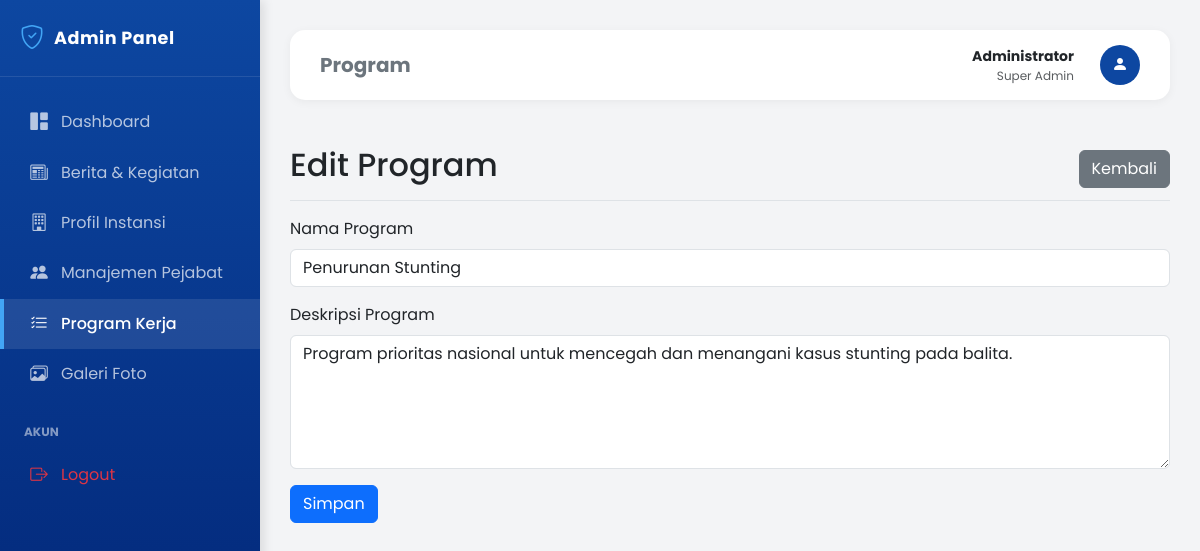
The page /admin/program.php?act=edit&id=2 (signed in) on the database its author committed.
### tables this page shows
CREATE TABLE IF NOT EXISTS program (
    id INT AUTO_INCREMENT PRIMARY KEY,
    judul VARCHAR(100) NOT NULL,
    deskripsi TEXT,
    created_at TIMESTAMP DEFAULT CURRENT_TIMESTAMP
);

### admin/program.php (the view, shortened to what this page needs)
<?php include 'header.php'; ?>
<?php
$act = isset($_GET['act']) ? $_GET['act'] : '';
?>
<?php if ($act == 'tambah' || $act == 'edit'): ?>
    <?php
    $judul = ''; $deskripsi = ''; $id = '';
    if ($act == 'edit' && isset($_GET['id'])) {
        $id = intval($_GET['id']);
        $q = mysqli_query($conn, "SELECT * FROM program WHERE id='$id'");
        $d = mysqli_fetch_assoc($q);
        $judul = $d['judul'];
        $deskripsi = $d['deskripsi'];
    }
    ?>
    <div class="d-flex justify-content-between flex-wrap flex-md-nowrap align-items-center pt-3 pb-2 mb-3 border-bottom">
        <h1 class="h2"><?php echo ($act == 'tambah') ? 'Tambah Program' : 'Edit Program'; ?></h1>
        <a href="program.php" class="btn btn-secondary">Kembali</a>
    </div>
    <form method="POST">
        <div class="mb-3">
            <label class="form-label">Nama Program</label>
            <input type="text" name="judul" class="form-control" value="<?php echo $judul; ?>" required>
        </div>
        <div class="mb-3">
            <label class="form-label">Deskripsi Program</label>
            <textarea name="deskripsi" class="form-control" rows="5" required><?php echo $deskripsi; ?></textarea>
        </div>
        <button type="submit" class="btn btn-primary">Simpan</button>
    </form>
<?php endif; ?>
<?php include 'footer.php'; ?>

### admin/header.php (style rules this page uses)
:root { --sidebar-width: 260px; --primary-color: #0d47a1; --secondary-color: #1976d2; --text-light: #e3f2fd; }
body { font-family: 'Poppins', sans-serif; background-color: #f3f4f6; min-height: 100vh; }

### rows shown on the page
program: judul "Penurunan Stunting", deskripsi "Program prioritas nasional untuk mencegah dan menangani kasus stunting pada balita."

### other values the page prints
str_replace('_', ' ', $page) "Program"
